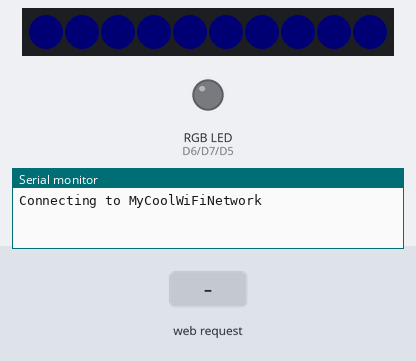
Recording of a sketch running on a simulated ESP8266 (NodeMCU). Shown: 10 RGB LEDs in strip order, left to right, an RGB LED mixed from three pins (HIGH = lit), the last lines printed to the serial monitor. Inputs (shaded band) come from the test bench. Dim RGB values are drawn brighter than linear; WiFi joins after 1.5 s; servers stay silent unless stated; colours are those a GRB WS2812 strip shows for the declared byte order.

Above: at 0.01 s.
At 1.49 s:
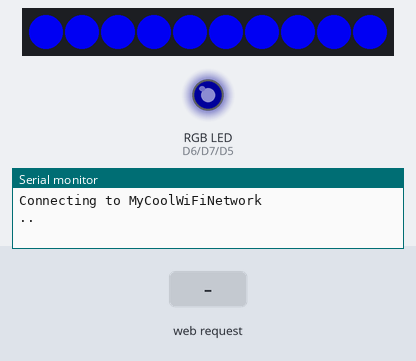
2.8 s: HTTP request GET /?r received
Timing chart, 0 to 5.8 s (numbered marks = the images above; inputs shaded):
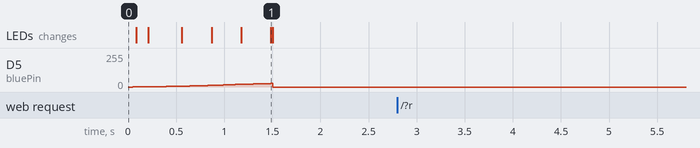

The sketch:

esp8266_rgb_server.ino
```cpp
#include <FastLED.h>
#include <ESP8266WiFi.h>
#include "pins.h"
#include "variables.h"

#ifndef DEBUG_MODE
#define DEBUG_MODE 1
#endif

#if DEBUG_MODE
#define DEBUG_BEGIN(baud) Serial.begin(baud)
#define DEBUG_PRINT(value) Serial.print(value)
#define DEBUG_PRINTLN(value) Serial.println(value)
#define DEBUG_PRINTLN_EMPTY() Serial.println()
#define DEBUG_WRITE(value) Serial.write(value)
#else
#define DEBUG_BEGIN(baud) do {} while (0)
#define DEBUG_PRINT(value) do {} while (0)
#define DEBUG_PRINTLN(value) do {} while (0)
#define DEBUG_PRINTLN_EMPTY() do {} while (0)
#define DEBUG_WRITE(value) do {} while (0)
#endif

#define COLOR_ORDER RGB

void applyRequestedColor();
void colorToRGB();
void countHUE();
long HSBtoRGB(float hueValue, float satValue, float brightnessValue);
void parseColorRequest();
void showWifiConnectingEffect();
void setArgbColor(uint8_t redValue, uint8_t greenValue, uint8_t blueValue);
void setRgbColor(uint8_t redValue, uint8_t greenValue, uint8_t blueValue);

void setup() {
  DEBUG_BEGIN(115200);
  header.reserve(512);

  pinMode(redPin, OUTPUT);
  pinMode(greenPin, OUTPUT);
  pinMode(bluePin, OUTPUT);
  pinMode(addressPin, OUTPUT);

  analogWriteRange(pwmRange);
  analogWriteFreq(pwmFrequency);
  setRgbColor(0, 0, 0);

  FastLED.addLeds<WS2812B, addressPin, COLOR_ORDER>(leds, numLeds);
  FastLED.clear(true);

  WiFi.mode(WIFI_STA);
  DEBUG_PRINT("Connecting to ");
  DEBUG_PRINTLN(ssid);
  WiFi.begin(ssid, password);

  unsigned long lastWifiStatusPrint = 0;
  while (WiFi.status() != WL_CONNECTED) {
    const unsigned long now = millis();
    showWifiConnectingEffect();
    if (now - lastWifiStatusPrint >= wifiConnectLogIntervalMs) {
      lastWifiStatusPrint = now;
      DEBUG_PRINT(".");
    }
    delay(wifiConnectAnimationStepMs);
  }

  setArgbColor(0, 0, 0);
  setRgbColor(0, 0, 0);

  DEBUG_PRINTLN_EMPTY();
  DEBUG_PRINTLN("WiFi connected.");
  DEBUG_PRINTLN("IP address: ");
  DEBUG_PRINTLN(WiFi.localIP());
  server.begin();
}

void loop() {
  countHUE();

  const int currentMode = modeString.toInt();
  if (currentMode == 2) {
    setArgbColor(red, green, blue);
  } else if (currentMode == 3) {
    setRgbColor(red, green, blue);
  } else if (currentMode == 4) {
    setArgbColor(red, green, blue);
    setRgbColor(red, green, blue);
  }

  WiFiClient client = server.available();
  if (!client) {
    return;
  }

  currentTime = millis();
  previousTime = currentTime;
  DEBUG_PRINTLN("New Client.");
  String currentLine = "";

  while (client.connected() && currentTime - previousTime <= timeoutTime) {
    currentTime = millis();
    if (!client.available()) {
      delay(1);
      continue;
    }

    char c = client.read();
    DEBUG_WRITE(c);
    header += c;

    if (c == '\n') {
      if (currentLine.length() == 0) {
        client.println("HTTP/1.1 200 OK");
        client.println("Content-type:text/html");
        client.println("Connection: close");
        client.println();
        client.print(FPSTR(HTML_PAGE));
        client.println();

        if (header.indexOf("GET /?r") >= 0) {
          parseColorRequest();
          if (modeString.toInt() == 1) {
            applyRequestedColor();
          }
        }
        break;
      }
      currentLine = "";
    } else if (c != '\r') {
      currentLine += c;
    }
  }

  header = "";
  client.stop();
  DEBUG_PRINTLN("Client disconnected.");
  DEBUG_PRINTLN_EMPTY();
}

void parseColorRequest() {
  pos1 = header.indexOf('r');
  pos2 = header.indexOf('g');
  pos3 = header.indexOf('b');
  pos4 = header.indexOf('m');
  pos5 = header.indexOf('&');

  if (pos1 < 0 || pos2 < 0 || pos3 < 0 || pos4 < 0 || pos5 < 0) {
    return;
  }

  redString = header.substring(pos1 + 1, pos2);
  greenString = header.substring(pos2 + 1, pos3);
  blueString = header.substring(pos3 + 1, pos4);
  modeString = header.substring(pos4 + 1, pos5);

  DEBUG_PRINTLN(redString.toInt());
  DEBUG_PRINTLN(greenString.toInt());
  DEBUG_PRINTLN(blueString.toInt());
  DEBUG_PRINTLN(modeString.toInt());
}

void applyRequestedColor() {
  setRgbColor(redString.toInt(), greenString.toInt(), blueString.toInt());
  setArgbColor(redString.toInt(), greenString.toInt(), blueString.toInt());
}

void countHUE() {
  if (millis() - lastHueUpdate < hueStepIntervalMs) {
    return;
  }

  lastHueUpdate = millis();
  const float colorNumber = counterHue % 256;
  hue = (colorNumber / 255.0f) * 360.0f;
  colorToRGB();
  counterHue++;
}

void colorToRGB() {
  const long rgb = HSBtoRGB(hue, saturation, brightness);
  red = (rgb >> 16) & 255;
  green = (rgb >> 8) & 255;
  blue = rgb & 255;
}

void setArgbColor(uint8_t redValue, uint8_t greenValue, uint8_t blueValue) {
  for (uint16_t i = 0; i < numLeds; i++) {
    leds[i] = CRGB(redValue, greenValue, blueValue);
  }
  FastLED.show();
}

void showWifiConnectingEffect() {
  const uint8_t phase = static_cast<uint8_t>((millis() % wifiBreathPeriodMs) * 256UL / wifiBreathPeriodMs);
  const uint8_t breathBlueValue = sin8(static_cast<uint8_t>(phase + 192));
  const uint8_t rgbBreathBlueValue = static_cast<uint8_t>((static_cast<uint16_t>(breathBlueValue) * wifiRgbBreathMaxBlue + 127) / 255);

  setArgbColor(0, 0, breathBlueValue);
  setRgbColor(0, 0, rgbBreathBlueValue);
}

void setRgbColor(uint8_t redValue, uint8_t greenValue, uint8_t blueValue) {
  analogWrite(redPin, redValue);
  analogWrite(greenPin, greenValue);
  analogWrite(bluePin, map(blueValue, 0, 255, 0, blueCalibrationLimit));
}

long HSBtoRGB(float hueValue, float satValue, float brightnessValue) {
  float redValue = 0.0f;
  float greenValue = 0.0f;
  float blueValue = 0.0f;

  if (satValue == 0.0f) {
    redValue = brightnessValue;
    greenValue = brightnessValue;
    blueValue = brightnessValue;
  } else {
    if (hueValue >= 360.0f) {
      hueValue = 0.0f;
    }

    const int slice = hueValue / 60.0f;
    const float hueFrac = (hueValue / 60.0f) - slice;
    const float aa = brightnessValue * (1.0f - satValue);
    const float bb = brightnessValue * (1.0f - satValue * hueFrac);
    const float cc = brightnessValue * (1.0f - satValue * (1.0f - hueFrac));

    switch (slice) {
      case 0:
        redValue = brightnessValue;
        greenValue = cc;
        blueValue = aa;
        break;
      case 1:
        redValue = bb;
        greenValue = brightnessValue;
        blueValue = aa;
        break;
      case 2:
        redValue = aa;
        greenValue = brightnessValue;
        blueValue = cc;
        break;
      case 3:
        redValue = aa;
        greenValue = bb;
        blueValue = brightnessValue;
        break;
      case 4:
        redValue = cc;
        greenValue = aa;
        blueValue = brightnessValue;
        break;
      case 5:
        redValue = brightnessValue;
        greenValue = aa;
        blueValue = bb;
        break;
      default:
        redValue = 0.0f;
        greenValue = 0.0f;
        blueValue = 0.0f;
        break;
    }
  }

  const long ired = redValue * 255.0f;
  const long igreen = greenValue * 255.0f;
  const long iblue = blueValue * 255.0f;
  return long((ired << 16) | (igreen << 8) | iblue);
}
```

variables.h
```cpp
#pragma once

const char* ssid = "MyCoolWiFiNetwork";
const char* password = "youshallnotpass";

WiFiServer server(80);

static const char HTML_PAGE[] PROGMEM = R"rawliteral(<!doctype html><html><head><meta name="viewport" content="width=device-width,initial-scale=1"><meta charset="utf-8"><link rel="icon" href="https://i.imgur.com/vT4FIcd.png"><link rel="preconnect" href="https://fonts.googleapis.com"><link rel="preconnect" href="https://fonts.gstatic.com" crossorigin><link href="https://fonts.googleapis.com/css2?family=Noto+Sans:ital,wght@0,100..900;1,100..900&display=swap" rel="stylesheet"><link rel="stylesheet" href="https://stackpath.bootstrapcdn.com/bootstrap/4.3.1/css/bootstrap.min.css"><link rel="stylesheet" href="https://cdn.jsdelivr.net/gh/mdbassit/Coloris@latest/dist/coloris.min.css"><script src="https://cdn.jsdelivr.net/gh/mdbassit/Coloris@latest/dist/coloris.min.js"></script></head><body><style>body,h1,p{font-family:"Noto Sans",sans-serif}body{background:#666}h1{font-size:2.5rem}.panel{width:40rem;height:30rem;max-height:50rem;background:#2f2f2f;border-radius:16px;margin:3rem auto 0;padding:8px}.title{margin:2% auto 0;padding-bottom:4px;text-align:center;background-image:repeating-linear-gradient(90deg,red,magenta,#6e00ff,blue,aqua,lime,yellow,orange,red,magenta,#6e00ff,blue,aqua,lime,yellow,orange,red,magenta);background-size:1200% 1200%;-webkit-background-clip:text;-webkit-text-fill-color:transparent;animation:rainbow 60s ease infinite}.btn{display:block;max-width:16rem;margin:16px auto 0;color:#fff;background:#6e00ff;border-color:#6e00ff}.label{display:block;color:#fff;font-size:1.5rem}.label-color{float:left;padding-right:4px}.modes{text-align:center;padding-bottom:4px}.mode-label{display:block;color:#fff;font-size:2rem;font-weight:700}.btn-mode{display:inline-block;width:16rem}.btn-rainbow{width:fit-content;border:0;font-weight:700;color:#fff;text-shadow:-1px -1px 0 #000,1px -1px 0 #000,-1px 1px 0 #000,1px 1px 0 #000;background-image:repeating-linear-gradient(90deg,red,magenta,#6e00ff,blue,aqua,lime,yellow,orange,red,magenta,#6e00ff,blue,aqua,lime,yellow,orange,red,magenta);background-size:1200% 1200%;animation:rainbow 60s ease infinite}.divider{margin:0 0 8px;border:0;border-top:1px solid #666}.footer{margin:1rem auto 0;text-align:center;font-size:16px;color:#fff;text-shadow:-4px -4px 8px #000,4px -4px 8px #000,-4px 4px 8px #000,4px 4px 8px #000}.clr-field{float:right}@media(max-width:768px){.panel{width:30rem}h1{font-size:1.78rem}.title{font-size:20px}.btn{font-size:20px}.label{font-size:1.75rem;float:left;padding-right:4px}.colorPicker{max-width:3.5rem;margin-top:12px}.btn-rainbow{font-size:1rem}}@media(max-width:600px){.panel{width:25rem}h1{font-size:1.689rem;font-weight:700}.title{font-size:18px}.btn{width:16rem;font-size:16px;font-weight:700}.label{font-size:1.35rem;float:left;padding-right:1px}.mode-label{font-size:1.75rem}.colorPicker{max-width:3.5rem;margin-top:6px}.btn-mode{margin-top:0}.btn-rainbow{display:block;margin-top:12px;font-size:.99rem}}@media(max-width:480px){.panel{width:18rem}h1{font-size:1.189rem;font-weight:700}.title{font-size:16px}.btn{max-width:10rem;font-size:16px;font-weight:700}.label{font-size:1.15rem;float:left;padding-right:1px}.mode-label{font-size:1.25rem}.colorPicker,.clr-field{max-width:5.92rem}.btn-rainbow{display:block;margin-top:12px;font-size:.75rem}}@media(max-height:960px){.panel{margin-top:2rem}}@media(max-height:512px){.panel{margin-top:1rem}}@keyframes rainbow{0%{background-position:0 50%}50%{background-position:100% 25%}100%{background-position:0 50%}}</style><div class="panel"><div class="container"><div class="title"><h1>ESP8266 RGB Strip Controller</h1></div><p class="label label-color">Цвет RGB ленты:</p><input type="text" class="colorPicker" data-coloris><script>Coloris({format:"hex",theme:"polaroid",themeMode:"dark",alpha:false})</script><input class="btn btn-primary btn-lg change_color" style="width:16rem;margin-top:3.25rem" type="button" value="Сменить цвет" id="change_color"><br></div><hr class="divider"><div class="modes"><p class="mode-label">Режимы/Эффекты</p><a class="btn btn-primary btn-lg btn-mode" href="?r0g0b0m1&">Цвет</a><br><a class="btn btn-primary btn-lg btn-mode btn-rainbow" href="?r0g0b0m3&">Радуга на RGB</a><a class="btn btn-primary btn-lg btn-mode btn-rainbow" href="?r0g0b0m2&">Радуга на ARGB</a><a class="btn btn-primary btn-lg btn-mode btn-rainbow" href="?r0g0b0m4&">Радуга везде</a></div></div><script>let red=0,green=0,blue=0;const toRgb=v=>{const m=/^#?([a-f\d]{2})([a-f\d]{2})([a-f\d]{2})$/i.exec(v);return m?{r:parseInt(m[1],16),g:parseInt(m[2],16),b:parseInt(m[3],16)}:null};document.addEventListener("coloris:pick",e=>{const rgb=toRgb(e.detail.color);if(rgb){red=rgb.r;green=rgb.g;blue=rgb.b}});document.getElementById("change_color").addEventListener("click",()=>{window.location=`?r${red}g${green}b${blue}m1&`})</script><footer><div class="footer"><p>2024-2026 © IB WorkShop. Все права защищены.</p></div></footer></body></html>)rawliteral";

String header;
String redString = "0";
String greenString = "0";
String blueString = "0";
String modeString = "0";

int pos1 = 0;
int pos2 = 0;
int pos3 = 0;
int pos4 = 0;
int pos5 = 0;

constexpr uint16_t numLeds = 10;
constexpr uint16_t pwmRange = 255;
constexpr uint16_t pwmFrequency = 1000;
constexpr uint8_t blueCalibrationLimit = 128;
constexpr uint8_t wifiRgbBreathMaxBlue = 63;
constexpr unsigned long wifiBreathPeriodMs = 4000;
constexpr unsigned long wifiConnectAnimationStepMs = 20;
constexpr unsigned long wifiConnectLogIntervalMs = 500;

uint16_t counterHue = 0;

float saturation = 1.0f;
float brightness = 1.0f;
float hue = 0.0f;

uint8_t red = 255;
uint8_t green = 0;
uint8_t blue = 102;

CRGB leds[numLeds];

unsigned long currentTime = 0;
unsigned long previousTime = 0;
unsigned long lastHueUpdate = 0;
constexpr long timeoutTime = 2000;
constexpr unsigned long hueStepIntervalMs = 60;
```

pins.h
```cpp
#pragma once

// ESP8266 pin notes:
// - GPIO6..GPIO11 are wired to SPI flash and must not be used.
// - GPIO0, GPIO2 and GPIO15 are boot strapping pins, so avoid loading strips on them.
// Safe outputs for this project: GPIO4, GPIO12, GPIO13, GPIO14.
constexpr uint8_t redPin = 12;    // GPIO12 / D6
constexpr uint8_t greenPin = 13;  // GPIO13 / D7
constexpr uint8_t bluePin = 14;   // GPIO14 / D5
constexpr uint8_t addressPin = 4; // GPIO4 / D2
```
